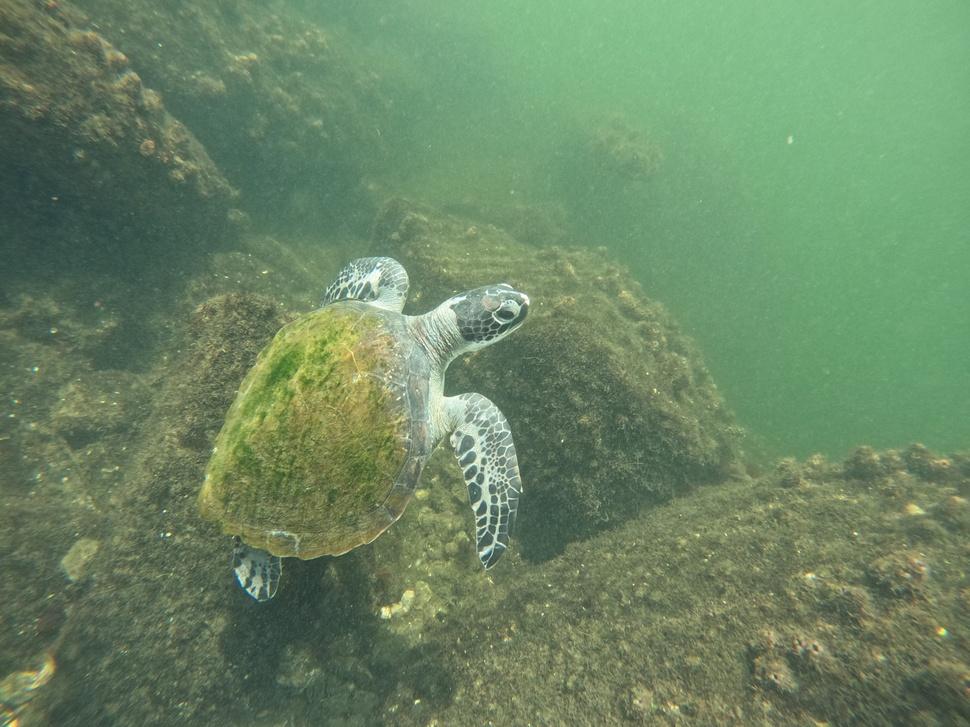
#> input picture notebooks/imgs/CM008/CM008F9.JPG, 970 x 727 px, shrunk from 5568 x 4176 before the run, found by its file name
$ jupyter execute turtle.ipynb
#> lines starting #> are read from the running program, lines starting #| are printed output that depends on the picture
[cell 1]
import cv2
import matplotlib.pyplot as plt
import numpy as np

[cell 2]
img1 = cv2.imread("CM008F9.jpg")
#> img1 is the input picture: shape (727, 970, 3); mean B, G, R 100.7, 134.4, 107.6
img_gray1 = cv2.cvtColor(img1, cv2.COLOR_BGR2GRAY)
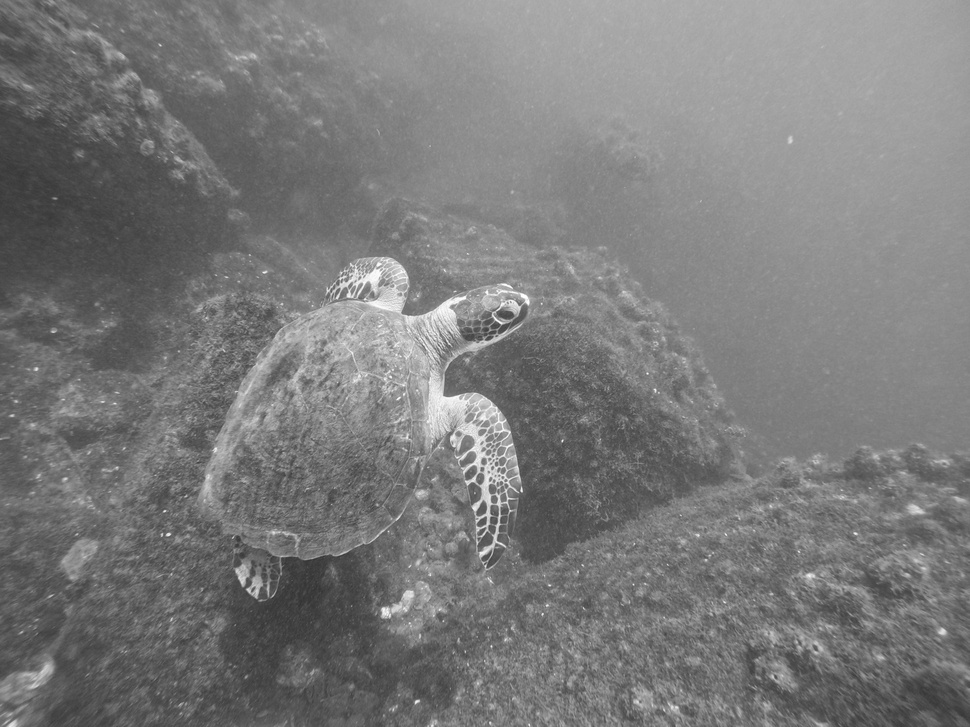
#> img_gray1: shape (727, 970); min 49, max 254, mean 122.5
img_gray1=cv2.GaussianBlur(img_gray1, (5, 5), 0)

img2 = cv2.imread("CM009F1.jpg")
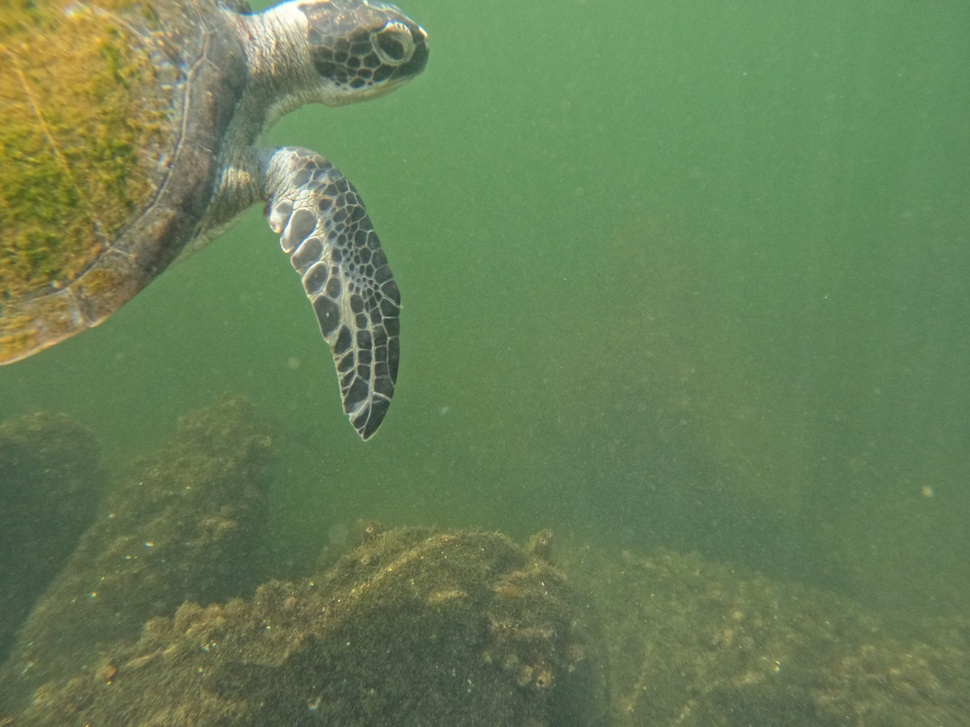
#> input picture notebooks/imgs/CM009/CM009F1.JPG, 970 x 727 px, shrunk from 5568 x 4176 before the run, found by its file name
#> img2 is the input picture: shape (727, 970, 3); mean B, G, R 86.6, 126.9, 104.5
img_gray2 = cv2.cvtColor(img2, cv2.COLOR_BGR2GRAY)
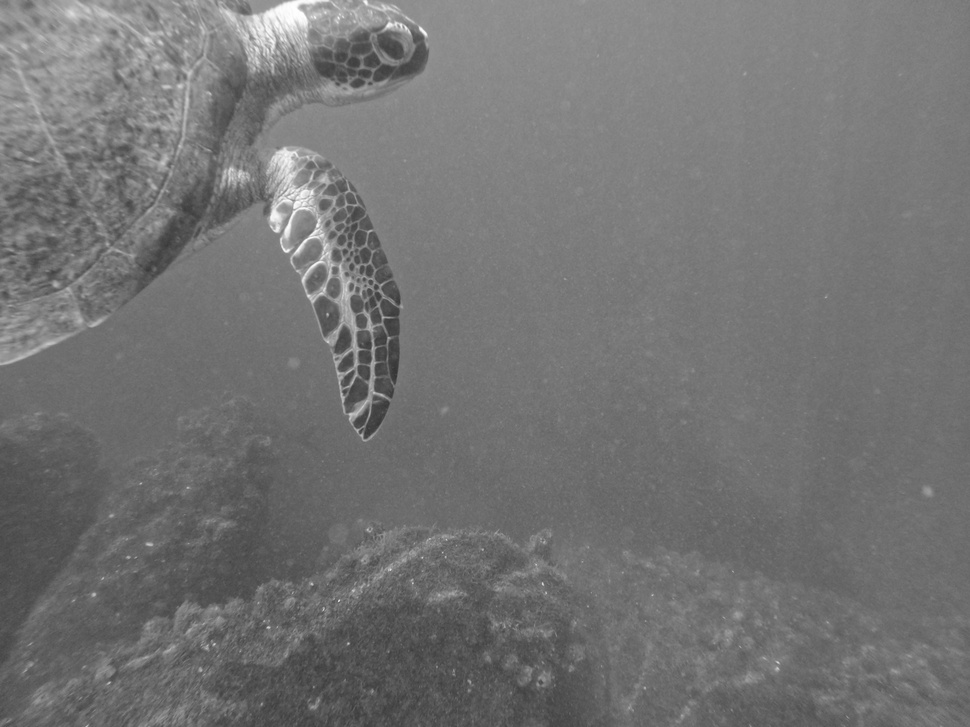
#> img_gray2: shape (727, 970); min 51, max 254, mean 115.6
img_gray2=cv2.GaussianBlur(img_gray2, (5, 5), 0)

[cell 3]
sift = cv2.SIFT_create()

[cell 4]
keypoints1, descriptors1 = sift.detectAndCompute(img_gray1, None)
#> keypoints1 = 1380 keypoints; strongest (x, y, size): (385, 612, 7), (475, 507, 4.8), (942, 632, 5.2), (417, 701, 3.3)
keypoints2, descriptors2 = sift.detectAndCompute(img_gray2, None)
#> keypoints2 = 707 keypoints; strongest (x, y, size): (275, 216, 8.1), (284, 161, 18.4), (423, 31, 4.7), (389, 26, 4.8)

[cell 5]
FLAN_INDEX_KDTREE = 1
index_params = dict (algorithm = FLAN_INDEX_KDTREE, trees=5)
search_params = dict (checks=50)

[cell 6]
flann = cv2.FlannBasedMatcher(index_params, search_params)

[cell 7]
matches = flann.knnMatch (descriptors1, descriptors2, k=2)
#> matches = 1380 matches

[cell 8]
matchesMask = [[0,0] for i in range(len(matches))]
#> matchesMask = 1380 pairs, first value 0 to 0, second value 0 to 0

[cell 9]
for i,(m1, m2) in enumerate (matches):
  if m1.distance < 0.65 * m2.distance:
    matchesMask[i] = [1,0]
#> after the loop, matchesMask = 1380 pairs, first value 0 to 1, second value 0 to 0

[cell 10]
draw_params = dict (matchColor = (0,0,255), singlePointColor = (0,255,0), matchesMask = matchesMask, flags=2 )
#> draw_params = 4 items

[cell 11]
flann_matches =cv2.drawMatchesKnn(img1, keypoints1, img2, keypoints2, matches, None,**draw_params)
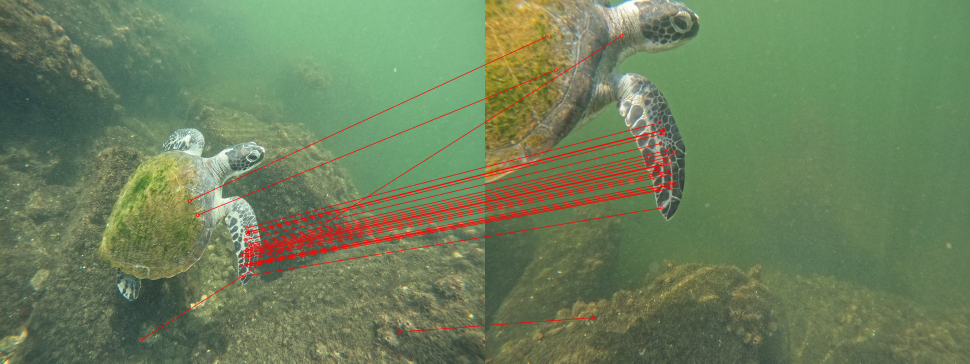
#> flann_matches: shape (727, 1940, 3) (shown at 1/2 size); mean B, G, R 91.8, 128, 109.1
plt.imshow(flann_matches)

[cell 12]
good_matches = []

for m1, m2 in matches:
  if m1.distance < 0.65 * m2.distance:
    good_matches.append([m1])
#> after the loop, good_matches = 27 matches

[cell 13]
flann_matches = cv2.drawMatchesKnn(img1, keypoints1, img2, keypoints2, good_matches, None, flags=2)
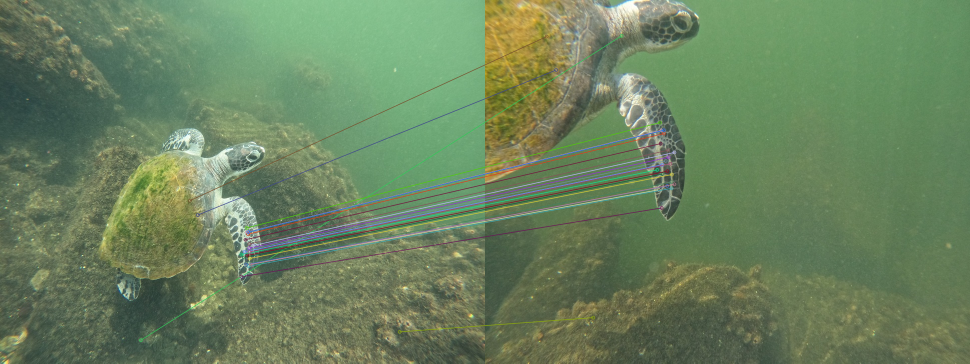
#> flann_matches: shape (727, 1940, 3) (shown at 1/2 size); mean B, G, R 94.2, 130.5, 106.3
print(len(good_matches))
#| 27
plt.imshow(flann_matches)
